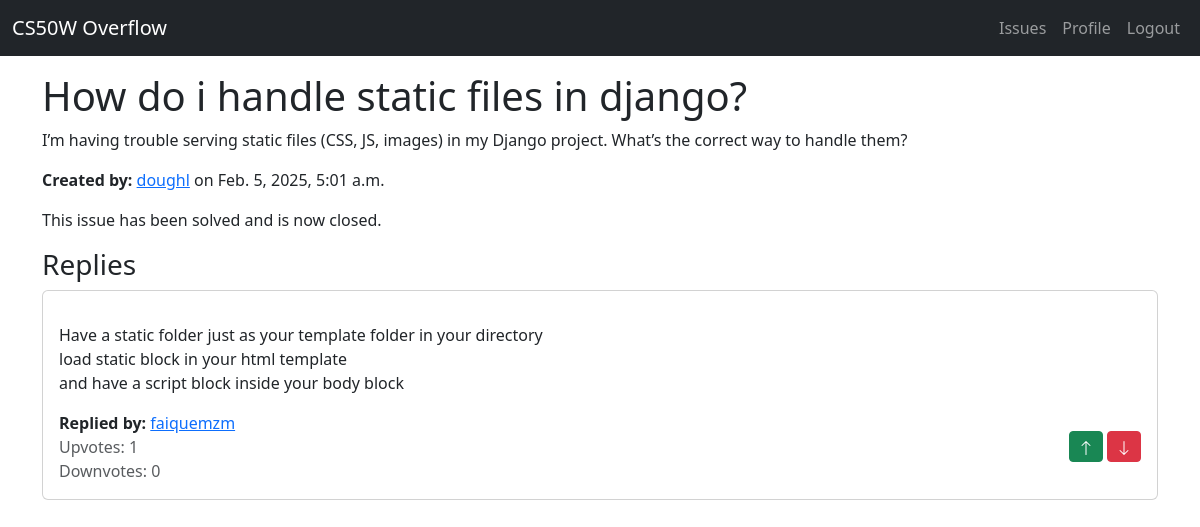
Page /issue/10/ (signed in) on the committed database.
### qna/models.py (models this page shows, shortened)
class Issue(models.Model):
    title = models.CharField(max_length=200)
    description = models.TextField()
    author = models.ForeignKey(User, on_delete=models.CASCADE)
    created_at = models.DateTimeField(auto_now_add=True)
    is_solved = models.BooleanField(default=False)
    tags = models.CharField(max_length=100, blank=True)

class Reply(models.Model):
    issue = models.ForeignKey(Issue, on_delete=models.CASCADE, related_name='replies')
    author = models.ForeignKey(User, on_delete=models.CASCADE)
    content = models.TextField()
    created_at = models.DateTimeField(auto_now_add=True)
    upvotes = models.IntegerField(default=0)
    downvotes = models.IntegerField(default=0)

### qna/views.py (the view)
# urls.py: path('issue/<int:issue_id>/', views.issue_detail, name='issue_detail'),
@login_required(login_url='/login/')
def issue_detail(request, issue_id):
    issue = get_object_or_404(Issue, id=issue_id)
    replies = issue.replies.all().order_by('-upvotes')
    if request.method == 'POST':
        form = ReplyForm(request.POST)
        if form.is_valid():
            reply = form.save(commit=False)
            reply.issue = issue
            reply.author = request.user
            reply.save()
            return redirect('issue_detail', issue_id=issue.id)
    else:
        form = ReplyForm()
    return render(request, 'qna/issue_detail.html', {'issue': issue, 'replies': replies, 'form': form})

### qna/templates/qna/issue_detail.html (shortened to what this page needs)
{% extends 'qna/layout.html' %}
{% load static %}
{% block content %}
    <div class="mt-3">
        <h1>{{ issue.title }}</h1>
        <p>{{ issue.description }}</p>
        <p><strong>Created by:</strong> <a href="{% url 'profile' issue.author.username %}">{{ issue.author.username }}</a> on {{ issue.created_at }}</p>
        {% if not issue.is_solved %}
            <h3>Your Answer</h3>
            <form method="POST">
                {% csrf_token %}
                <div class="form-group mt-3">
                    <textarea class="form-control" id="content" name="content" rows="4" required>{{ request.POST.content }}</textarea>
                    {% if errors.content %}
                        <div class="alert alert-danger">
                            <p>{{ errors.content }}</p>
                        </div>
                    {% endif %}
                </div>
                <button type="submit" class="btn btn-primary my-3">Post Your Answer</button>
            </form>
        {% else %}
            <p>This issue has been solved and is now closed.</p>
        {% endif %}
        <h3>Replies</h3>
        {% for reply in replies %}
            <div class="card mb-3">
                <div class="card-body">
                    <p class="card-text">{{ reply.content|linebreaks }}</p>
                    <div class="d-flex justify-content-between align-items-center">
                        <div>
                            <p class="mb-0"><strong>Replied by:</strong>
                                <a href="{% url 'profile' reply.author.username %}">{{ reply.author.username }}</a>
                            </p>
                            <p class="mb-0 text-muted upvotes">Upvotes: {{ reply.upvotes }}</p>
                            <p class="mb-0 text-muted downvotes">Downvotes: {{ reply.downvotes }}</p>
                        </div>
                        <div>
                            <a href="{% url 'vote' reply.id 'up' %}" class="btn btn-success btn-sm vote-btn">
                                <svg xmlns="http://www.w3.org/2000/svg" width="16" height="16" fill="currentColor" class="bi bi-arrow-up" viewBox="0 0 16 16">
                                    <path fill-rule="evenodd" d="M8 15a.5.5 0 0 0 .5-.5V2.707l3.146 3.147a.5.5 0 0 0 .708-.708l-4-4a.5.5 0 0 0-.708 0l-4 4a.5.5 0 1 0 .708.708L7.5 2.707V14.5a.5.5 0 0 0 .5.5"/>
                                </svg>
                            </a>
                            <a href="{% url 'vote' reply.id 'down' %}" class="btn btn-danger btn-sm vote-btn">
                                <svg xmlns="http://www.w3.org/2000/svg" width="16" height="16" fill="currentColor" class="bi bi-arrow-down" viewBox="0 0 16 16">
                                    <path fill-rule="evenodd" d="M8 1a.5.5 0 0 1 .5.5v11.793l3.146-3.147a.5.5 0 0 1 .708.708l-4 4a.5.5 0 0 1-.708 0l-4-4a.5.5 0 0 1 .708-.708L7.5 13.293V1.5A.5.5 0 0 1 8 1"/>
                                </svg>
                            </a>
                        </div>
                    </div>
                </div>
            </div>
        {% empty %}
            <p>No replies yet. Be the first to respond!</p>
        {% endfor %}
    </div>
{% endblock %}

### rows in the picture
Issue: title "How do i handle static files in django?", description "I’m having trouble serving static files (CSS, JS, images) in my Django project. What’s the correct way to handle them?", author.username "doughl", created_at "Feb. 5, 2025, 5:01 a.m."
Reply: content "Have a static folder just as your template folder in your directory load static block in your html template and have a script block inside your body block", author.username "faiquemzm", upvotes "1", downvotes "0"
